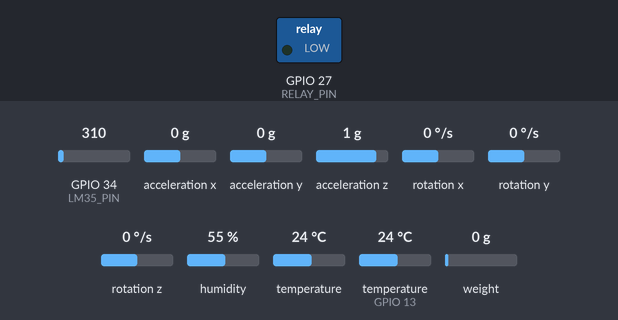
A sketch run on a simulated ESP32. On the bench: switched loads named in the sketch (green lamp = pin HIGH). Inputs (shaded band) come from the test bench; at power-on: temperature (sensor on GPIO 13) 24 °C, GPIO 34 (LM35_PIN) = 310, acceleration x 0 g, acceleration y 0 g, acceleration z 1 g, rotation x 0 °/s, rotation y 0 °/s, rotation z 0 °/s, humidity 55 %, temperature 24 °C, weight on the scale 0 g. What the sketch prints to the serial monitor is not drawn.

Above: at 7.7 s.
7.8 s: temperature (sensor on GPIO 13) set to 27 °C
At 10.7 s:
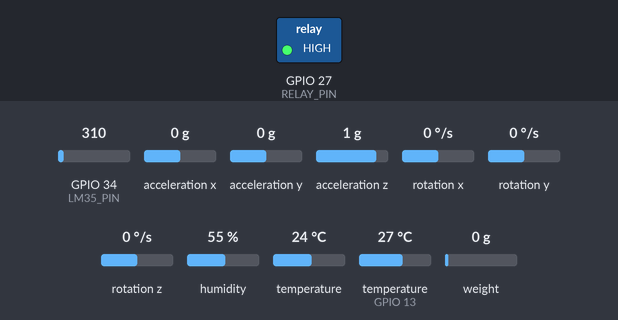
35.2 s: temperature (sensor on GPIO 13) set to 12 °C
At 38.5 s:
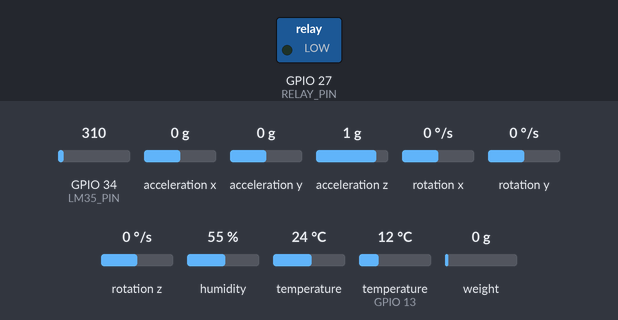
Timing chart, 0 to 40.0 s (numbered marks = the images above; inputs shaded):
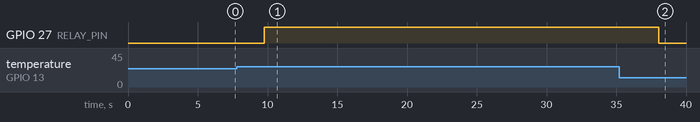

Measured:
- the behaviour switches between 25 and 26 °C on temperature (sensor on GPIO 13) (found by bisection; images 0 and 1)
- after the input at 7.8 s, GPIO 27 (RELAY_PIN): LOW → HIGH after 2.0 s
- after the input at 35.2 s, GPIO 27 (RELAY_PIN): HIGH → LOW after 2.9 s

The sketch:

lms.ino
```cpp
// =====================================================
// LIBRARIES
// =====================================================

#include <Wire.h>
#include <Adafruit_MPU6050.h>
#include <Adafruit_Sensor.h>
#include "DHT.h"
#include "HX711.h"

#include "WiFi.h"
#include "AdafruitIO_WiFi.h"

// =====================================================
// WIFI + ADAFRUIT IO
// =====================================================

#define WIFI_SSID       "<wifi ssid>"
#define WIFI_PASS       "<wifi password>"

#define IO_USERNAME     "<Adafruit IO username>"
#define IO_KEY          "<Adafruit IO key>"

AdafruitIO_WiFi io(IO_USERNAME, IO_KEY, WIFI_SSID, WIFI_PASS);

// =====================================================
// ADAFRUIT FEEDS
// =====================================================

AdafruitIO_Feed *cowTempFeed = io.feed("cowtemperature");

AdafruitIO_Feed *barnTempFeed = io.feed("barntemperature");

AdafruitIO_Feed *activityFeed = io.feed("activity");

AdafruitIO_Feed *healthFeed = io.feed("healthstatus");

AdafruitIO_Feed *coolingFeed = io.feed("coolingstatus");

// =====================================================
// PIN DEFINITIONS
// =====================================================

// LM35
#define LM35_PIN 34

// MPU6050
#define SDA_PIN 25
#define SCL_PIN 26

// DHT11
#define DHTPIN 13
#define DHTTYPE DHT11

// Relay
#define RELAY_PIN 27

// HX711 Load Cell
#define DOUT 21
#define CLK 22

// =====================================================
// OBJECTS
// =====================================================

Adafruit_MPU6050 mpu;
HX711 scale;
DHT dht(DHTPIN, DHTTYPE);

// =====================================================
// VARIABLES
// =====================================================

String activity;
String healthStatus;
String coolingStatus;
String milkStatus;

// Change after calibration
float calibration_factor = -300.0;
String lastActivity = "";
String lastHealth = "";
String lastCooling = "";

// =====================================================
// SETUP
// =====================================================

void setup() {

  Serial.begin(115200);

  delay(2000);

  // =====================================================
  // MPU6050
  // =====================================================

  Wire.begin(SDA_PIN, SCL_PIN);

  if (!mpu.begin()) {

    Serial.println("MPU6050 not detected!");

    while (1);
  }

  // =====================================================
  // DHT11
  // =====================================================

  dht.begin();

  // =====================================================
  // RELAY
  // =====================================================

  pinMode(RELAY_PIN, OUTPUT);

  // Relay OFF initially (ACTIVE LOW)
  digitalWrite(RELAY_PIN, LOW);

  // =====================================================
  // LOAD CELL INITIALIZATION
  // =====================================================

  scale.begin(DOUT, CLK);

  scale.set_scale(calibration_factor);

  scale.tare();

  delay(2000);

  // =====================================================
  // ADAFRUIT IO CONNECTION
  // =====================================================

  Serial.print("Connecting to Adafruit IO");

  io.connect();

  while (io.status() < AIO_CONNECTED) {

    Serial.print(".");

    delay(500);
  }

  Serial.println();
  Serial.println("Connected to Adafruit IO");

  Serial.println("====================================");
  Serial.println("SMART LIVESTOCK MONITORING STARTED");
  Serial.println("====================================");
}

// =====================================================
// LOOP
// =====================================================

void loop() {

  io.run();

  // =====================================================
  // LM35 (COW TEMPERATURE)
  // =====================================================

  int adcValue = analogRead(LM35_PIN);

  float voltage = adcValue * (3.3 / 4095.0);

  float cowTemp = voltage * 100.0 + 20;

  // =====================================================
  // DHT11 (BARN TEMPERATURE)
  // =====================================================

  float barnTemp = dht.readTemperature()+10;

  if (isnan(barnTemp)) {

    Serial.println("Failed to read DHT11!");

    delay(2000);

    return;
  }

  // =====================================================
  // MPU6050 (ACTIVITY)
  // =====================================================

  sensors_event_t a, g, temp;

  mpu.getEvent(&a, &g, &temp);

  float movement = abs(a.acceleration.x) +
                   abs(a.acceleration.y) +
                   abs(a.acceleration.z);

  if (movement < 11) {

    activity = "Resting";
  }
  else if (movement < 15) {

    activity = "Walking";
  }
  else {

    activity = "Active";
  }

  // =====================================================
  // HEALTH STATUS
  // =====================================================

  if (cowTemp > 38) {

    healthStatus = "Fever Alert";
  }
  else if (cowTemp < 34) {

    healthStatus = "Low Temperature";
  }
  else if (activity == "Resting") {

    healthStatus = "Low Activity";
  }
  else {

    healthStatus = "Normal";
  }

  // =====================================================
  // PELTIER CONTROL
  // =====================================================

  if (barnTemp > 35) {

    digitalWrite(RELAY_PIN, HIGH);

    coolingStatus = "Cooling ON";
  }
  else {

    digitalWrite(RELAY_PIN, LOW);

    coolingStatus = "Cooling OFF";
  }

  // =====================================================
  // UPDATED ADAFRUIT IO SECTION
  // =====================================================

  // Cow temperature -> every 3 seconds
  static unsigned long lastCowTempUpdate = 0;

  if (millis() - lastCowTempUpdate > 1000) {

    cowTempFeed->save(cowTemp);

    lastCowTempUpdate = millis();
  }

  // Barn temperature -> every 15 seconds
  static unsigned long lastBarnTempUpdate = 0;

  if (millis() - lastBarnTempUpdate > 15000) {

    barnTempFeed->save(barnTemp);

    lastBarnTempUpdate = millis();
  }

  // Activity -> only when changed
  if (activity != lastActivity) {

    activityFeed->save(activity);

    lastActivity = activity;
  }

  // Health -> only when changed
  if (healthStatus != lastHealth) {

    healthFeed->save(healthStatus);

    lastHealth = healthStatus;
  }

  // Cooling -> only when changed
  if (coolingStatus != lastCooling) {

    coolingFeed->save(coolingStatus);

    lastCooling = coolingStatus;
  }

  // =====================================================
  // LOAD CELL (MILK MONITORING)
  // =====================================================

  float weight = scale.get_units(20);

  // Remove tiny fluctuations
  if (abs(weight) < 5) {

    weight = 0;
  }

  // Convert grams to mL
  float milkML = weight;

  // Milk Status
  if (milkML > 300) {

    milkStatus = "Normal Milk";
  }
  else if (milkML > 150) {

    milkStatus = "Reduced Milk";
  }
  else {

    milkStatus = "Low Milk";
  }

  // =====================================================
  // SERIAL MONITOR
  // =====================================================

  Serial.println("====================================");

  Serial.print("[COW TEMP] ");
  Serial.print(cowTemp);
  Serial.println(" °C");

  Serial.print("[BARN TEMP] ");
  Serial.print(barnTemp);
  Serial.println(" °C");

  Serial.print("[ACTIVITY] ");
  Serial.println(activity);

  Serial.print("[HEALTH STATUS] ");
  Serial.println(healthStatus);

  Serial.print("[PELTIER STATUS] ");
  Serial.println(coolingStatus);

  Serial.print("[MILK QUANTITY] ");
  Serial.print(milkML);
  Serial.println(" mL");

  Serial.print("[MILK STATUS] ");
  Serial.println(milkStatus);

  Serial.println("====================================\n");

  delay(1000);
}
```
